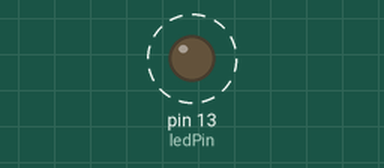
Simulated run of this sketch. Board: Arduino Uno, built with avr-gcc and run on an emulated ATmega328P. Shown: output pins drawn as LEDs (lit = HIGH). Dashed ring = blinking. What the sketch prints to the serial monitor is not drawn.

Above: at 0.5 s.
Timing chart, 0 to 4.6 s (numbered marks = the images above):
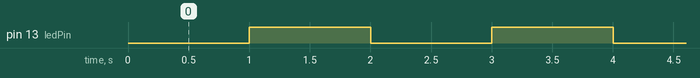

The sketch:

mainterrupting_na_madu.ino
```cpp
#define ledPin 13

void setup(){
  pinMode(ledPin, OUTPUT);

  Serial.begin(115200);

  // Configuração do timer1

  TCCR1A = 0;
  //confira timer para operação
  //normal pinos OC1A e OC1B desconectados

  TCCR1B = 0;
  //limpa registrador
  // configura prescaler para 1: CS10 = 1

  TCCR1B |= (1 << CS10);

  TCNT1 = 0xC180;

  // incia timer com valor para que estouro ocorra em 1 MILIssegundo
  // 65536-(16MHz/1/1000Hz) = 49536 = 0xC180
  //FFFF - (veloicidade do clock/prescaler/segundo

  TIMSK1 |= (1 << TOIE1); // habilita a interrupção do TIMER1

}

int count;

void loop(){

  if (count == 999){

    count = 0;

    Serial.println(millis());
    digitalWrite(ledPin, digitalRead(ledPin) ^ 1);

    //inverte estado do led
    //a manipulação do led é feita na ISR

  }

}

ISR(TIMER1_OVF_vect) //interrupção do TIMER1
{

  TCNT1 = 0xC180;
  // Renicia TIMER

  count++;

}
```

Measured:
- by itself, pin 13 (ledPin): alternates HIGH for 1.0 s and LOW for 1.0 s
